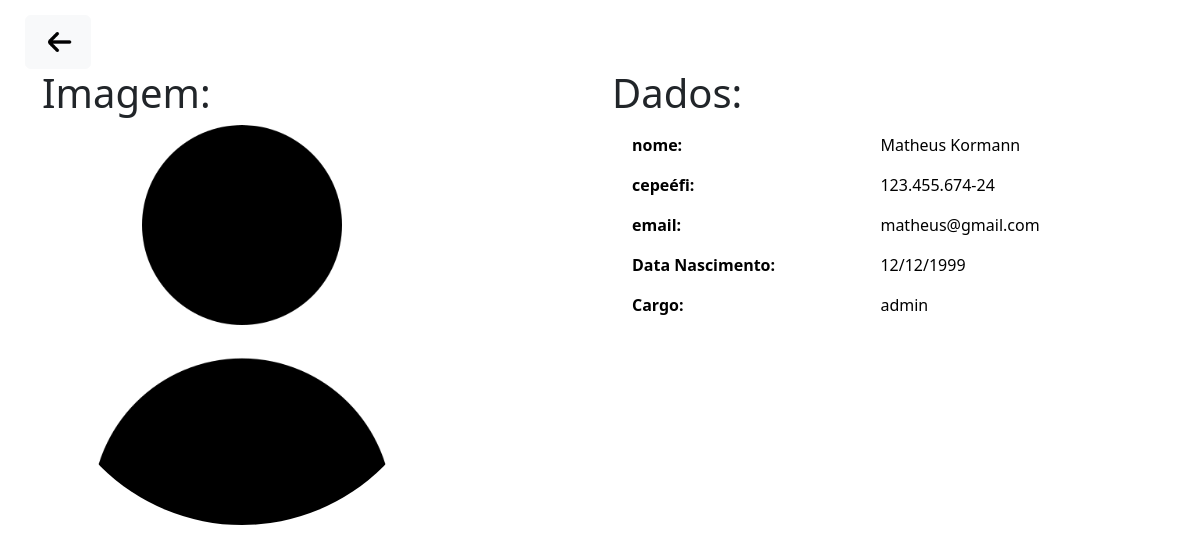
Page /admListUser/userUser.php?id=1 (signed in) on the committed database.
### tables this page shows
CREATE TABLE USERS (
    ID_USER INT PRIMARY KEY AUTO_INCREMENT,
    NAME VARCHAR(100),
    CPF VARCHAR(100),
    EMAIL VARCHAR(100),
    DATA_DE_NASCIMENTO VARCHAR(100),
    PASSWORD VARCHAR(100),
    ROLE VARCHAR(100),
    USERIMAGEPATH VARCHAR(200),
    UNIQUE (CPF, EMAIL)
);

### admListUser/userUser.php (the view, shortened to what this page needs)
<?php
include('../connections/connection.php');
            $id = $_GET["id"];
            $sql = "SELECT  NAME, CPF, EMAIL, DATA_DE_NASCIMENTO, ROLE, USERIMAGEPATH FROM USERS WHERE ID_USER = $id";
            $result = $conn->query($sql);
            if ($result->num_rows > 0) {
                while($row = $result->fetch_assoc()) {
                    $name = $row["NAME"];
                    $cpf = $row["CPF"];
                    $login = $row["EMAIL"];
                    $dataNascimento = $row["DATA_DE_NASCIMENTO"];
                    $role = $row["ROLE"];
                    $userImagePath = $row["USERIMAGEPATH"];
                }
            }
        ?>
<!DOCTYPE html>
<html lang="en">
<head>
    <link rel="stylesheet" href="./userLstStyle.css">
    <link rel="stylesheet" href="../node_modules/bootstrap/dist/css/bootstrap.min.css">
</head>
<body>
    <div id="conteinerButtom">
        <a id="botaoVoltar" type="button" class="btn btn-light" href="./listUsers.php"><img src="../imagens/iconVoltar.png" alt="voltarHome" style="width: 40px; height: 40px"></a>
    </div>
    <div class="container">
        <div class="row">
            <div class="col">
                <h1>Imagem:</h1>
                <div class="">
                        <div id="comtImgUser">
                            <img height="175px" id="userImg" src="<?php echo $userImagePath ?>" alt="">
                        </div>
                </div>
            </div>
            <div class="col">
                <h1>Dados:
                </h1>
                <div class="container">
                    <table class="table  table-borderless">
                    <tr>
                     <th scope="row">nome:</th>
                     <td><?php echo $name ?></td>
                    </tr>
                    <tr>
                     <th scope="row">cepeéfi:</th>
                     <td><?php echo $cpf ?></td>
                    </tr>
                    <tr>
                     <th scope="row">email:</th>
                     <td><?php echo $login ?></td>
                    </tr>
                    <tr>
                     <th scope="row">Data Nascimento:</th>
                     <td><?php echo $dataNascimento ?></td>
                    </tr>
                    <tr>
                     <th scope="row">Cargo:</th>
                     <td><?php echo $role ?></td>
                    </tr>
                    </table>
                </div>
            </div>
        </div>
    </div>
</body>
</html>

### admListUser/userLstStyle.css (style rules this page uses)
a { text-decoration: none; color: #000; }
#botaoVoltar { margin-top: 15px; margin-left: 25px; }
#comtImgUser { width: 400px; height: 400px; border-radius: 499px; overflow: hidden; position: relative; }
#userImg { width: 100%; height: 100%; object-fit: cover; }

### rows in the picture
users: USERIMAGEPATH (picture), NAME "Matheus Kormann", CPF "123.455.674-24", EMAIL "matheus@gmail.com", DATA_DE_NASCIMENTO "12/12/1999", ROLE "admin"
